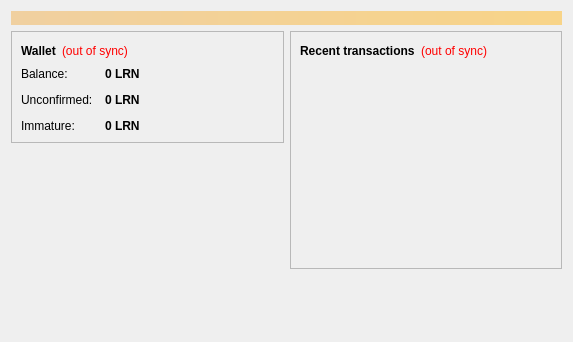
<?xml version="1.0" encoding="UTF-8"?>
<ui version="4.0">
 <class>OverviewPage</class>
 <widget class="QWidget" name="OverviewPage">
  <property name="geometry">
   <rect>
    <x>0</x>
    <y>0</y>
    <width>573</width>
    <height>342</height>
   </rect>
  </property>
  <property name="windowTitle">
   <string>Form</string>
  </property>
  <layout class="QVBoxLayout" name="topLayout">
   <item>
    <widget class="QLabel" name="labelAlerts">
     <property name="visible">
      <bool>false</bool>
     </property>
     <property name="styleSheet">
      <string notr="true">background-color: qlineargradient(x1: 0, y1: 0, x2: 1, y2: 0, stop:0 #F0D0A0, stop:1 #F8D488); color:#000000;</string>
     </property>
     <property name="wordWrap">
      <bool>true</bool>
     </property>
     <property name="margin">
      <number>3</number>
     </property>
    </widget>
   </item>
   <item>
    <layout class="QHBoxLayout" name="horizontalLayout" stretch="1,1">
     <item>
      <layout class="QVBoxLayout" name="verticalLayout_2">
       <item>
        <widget class="QFrame" name="frame">
         <property name="frameShape">
          <enum>QFrame::StyledPanel</enum>
         </property>
         <property name="frameShadow">
          <enum>QFrame::Raised</enum>
         </property>
         <layout class="QVBoxLayout" name="verticalLayout_4">
          <item>
           <layout class="QHBoxLayout" name="horizontalLayout_4">
            <item>
             <widget class="QLabel" name="label_5">
              <property name="font">
               <font>
                <weight>75</weight>
                <bold>true</bold>
               </font>
              </property>
              <property name="text">
               <string>Wallet</string>
              </property>
             </widget>
            </item>
            <item>
             <widget class="QLabel" name="labelWalletStatus">
              <property name="toolTip">
               <string>The displayed information may be out of date. Your wallet automatically synchronizes with the Learncoin network after a connection is established, but this process has not completed yet.</string>
              </property>
              <property name="styleSheet">
               <string notr="true">QLabel { color: red; }</string>
              </property>
              <property name="text">
               <string notr="true">(out of sync)</string>
              </property>
              <property name="alignment">
               <set>Qt::AlignLeading|Qt::AlignLeft|Qt::AlignVCenter</set>
              </property>
             </widget>
            </item>
            <item>
             <spacer name="horizontalSpacer_2">
              <property name="orientation">
               <enum>Qt::Horizontal</enum>
              </property>
              <property name="sizeHint" stdset="0">
               <size>
                <width>40</width>
                <height>20</height>
               </size>
              </property>
             </spacer>
            </item>
           </layout>
          </item>
          <item>
           <layout class="QFormLayout" name="formLayout_2">
            <property name="fieldGrowthPolicy">
             <enum>QFormLayout::AllNonFixedFieldsGrow</enum>
            </property>
            <property name="horizontalSpacing">
             <number>12</number>
            </property>
            <property name="verticalSpacing">
             <number>12</number>
            </property>
            <item row="0" column="0">
             <widget class="QLabel" name="label">
              <property name="text">
               <string>Balance:</string>
              </property>
             </widget>
            </item>
            <item row="0" column="1">
             <widget class="QLabel" name="labelBalance">
              <property name="font">
               <font>
                <weight>75</weight>
                <bold>true</bold>
               </font>
              </property>
              <property name="cursor">
               <cursorShape>IBeamCursor</cursorShape>
              </property>
              <property name="toolTip">
               <string>Your current balance</string>
              </property>
              <property name="text">
               <string notr="true">0 LRN</string>
              </property>
              <property name="textInteractionFlags">
               <set>Qt::LinksAccessibleByMouse|Qt::TextSelectableByKeyboard|Qt::TextSelectableByMouse</set>
              </property>
             </widget>
            </item>
            <item row="1" column="0">
             <widget class="QLabel" name="label_3">
              <property name="text">
               <string>Unconfirmed:</string>
              </property>
             </widget>
            </item>
            <item row="1" column="1">
             <widget class="QLabel" name="labelUnconfirmed">
              <property name="font">
               <font>
                <weight>75</weight>
                <bold>true</bold>
               </font>
              </property>
              <property name="cursor">
               <cursorShape>IBeamCursor</cursorShape>
              </property>
              <property name="toolTip">
               <string>Total of transactions that have yet to be confirmed, and do not yet count toward the current balance</string>
              </property>
              <property name="text">
               <string notr="true">0 LRN</string>
              </property>
              <property name="textInteractionFlags">
               <set>Qt::LinksAccessibleByMouse|Qt::TextSelectableByKeyboard|Qt::TextSelectableByMouse</set>
              </property>
             </widget>
            </item>
            <item row="2" column="0">
             <widget class="QLabel" name="labelImmatureText">
              <property name="text">
               <string>Immature:</string>
              </property>
             </widget>
            </item>
            <item row="2" column="1">
             <widget class="QLabel" name="labelImmature">
              <property name="font">
               <font>
                <weight>75</weight>
                <bold>true</bold>
               </font>
              </property>
              <property name="toolTip">
               <string>Mined balance that has not yet matured</string>
              </property>
              <property name="text">
               <string notr="true">0 LRN</string>
              </property>
              <property name="textInteractionFlags">
               <set>Qt::LinksAccessibleByMouse|Qt::TextSelectableByKeyboard|Qt::TextSelectableByMouse</set>
              </property>
             </widget>
            </item>
           </layout>
          </item>
         </layout>
        </widget>
       </item>
       <item>
        <spacer name="verticalSpacer">
         <property name="orientation">
          <enum>Qt::Vertical</enum>
         </property>
         <property name="sizeHint" stdset="0">
          <size>
           <width>20</width>
           <height>40</height>
          </size>
         </property>
        </spacer>
       </item>
      </layout>
     </item>
     <item>
      <layout class="QVBoxLayout" name="verticalLayout_3">
       <item>
        <widget class="QFrame" name="frame_2">
         <property name="frameShape">
          <enum>QFrame::StyledPanel</enum>
         </property>
         <property name="frameShadow">
          <enum>QFrame::Raised</enum>
         </property>
         <layout class="QVBoxLayout" name="verticalLayout">
          <item>
           <layout class="QHBoxLayout" name="horizontalLayout_2">
            <item>
             <widget class="QLabel" name="label_4">
              <property name="text">
               <string>&lt;b&gt;Recent transactions&lt;/b&gt;</string>
              </property>
             </widget>
            </item>
            <item>
             <widget class="QLabel" name="labelTransactionsStatus">
              <property name="toolTip">
               <string>The displayed information may be out of date. Your wallet automatically synchronizes with the Learncoin network after a connection is established, but this process has not completed yet.</string>
              </property>
              <property name="styleSheet">
               <string notr="true">QLabel { color: red; }</string>
              </property>
              <property name="text">
               <string notr="true">(out of sync)</string>
              </property>
              <property name="alignment">
               <set>Qt::AlignRight|Qt::AlignTrailing|Qt::AlignVCenter</set>
              </property>
             </widget>
            </item>
            <item>
             <spacer name="horizontalSpacer">
              <property name="orientation">
               <enum>Qt::Horizontal</enum>
              </property>
              <property name="sizeHint" stdset="0">
               <size>
                <width>40</width>
                <height>20</height>
               </size>
              </property>
             </spacer>
            </item>
           </layout>
          </item>
          <item>
           <widget class="QListView" name="listTransactions">
            <property name="styleSheet">
             <string notr="true">QListView { background: transparent; }</string>
            </property>
            <property name="frameShape">
             <enum>QFrame::NoFrame</enum>
            </property>
            <property name="verticalScrollBarPolicy">
             <enum>Qt::ScrollBarAlwaysOff</enum>
            </property>
            <property name="horizontalScrollBarPolicy">
             <enum>Qt::ScrollBarAlwaysOff</enum>
            </property>
            <property name="selectionMode">
             <enum>QAbstractItemView::NoSelection</enum>
            </property>
           </widget>
          </item>
         </layout>
        </widget>
       </item>
       <item>
        <spacer name="verticalSpacer_2">
         <property name="orientation">
          <enum>Qt::Vertical</enum>
         </property>
         <property name="sizeHint" stdset="0">
          <size>
           <width>20</width>
           <height>40</height>
          </size>
         </property>
        </spacer>
       </item>
      </layout>
     </item>
    </layout>
   </item>
  </layout>
 </widget>
 <resources/>
 <connections/>
</ui>
